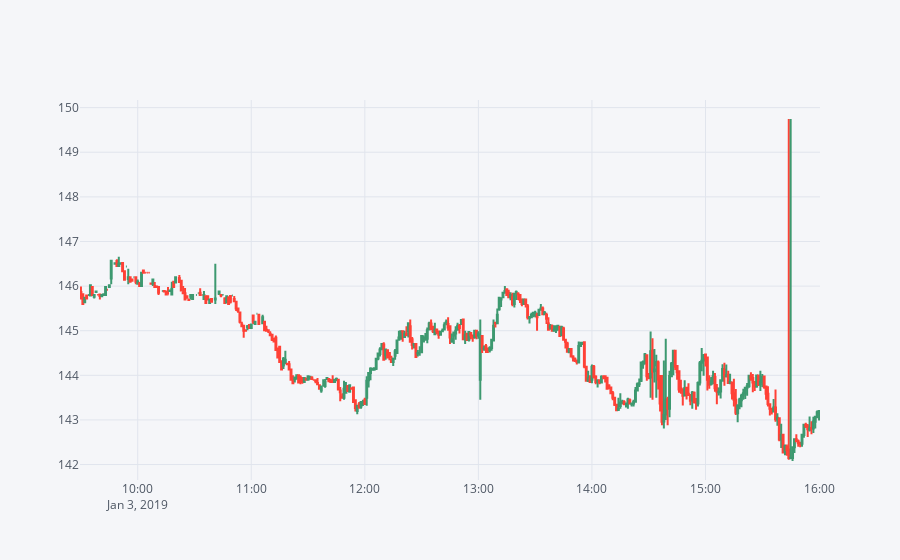

Here is the notebook cell this chart was saved with:
### Code cell
apple.iplot(kind='candle')

### Figure 1 — Plotly figure (JSON) as saved in the notebook; plotly's stock layout.template omitted (floating-point values rounded to 4 significant figures; data arrays with more than 128 entries replaced by an {"elided": "..."} marker saying what was removed)
{"data": [{"close": {"elided": "384 float values"}, "high": {"elided": "384 float values"}, "low": {"elided": "384 float values"}, "open": {"elided": "384 float values"}, "showlegend": false, "type": "candlestick", "x": {"elided": "384 str values"}, "yaxis": "y2"}], "layout": {"legend": {"bgcolor": "#F5F6F9", "font": {"color": "#4D5663"}}, "paper_bgcolor": "#F5F6F9", "plot_bgcolor": "#F5F6F9", "title": {"font": {"color": "#4D5663"}}, "xaxis": {"gridcolor": "#E1E5ED", "rangeslider": {"visible": false}, "showgrid": true, "tickfont": {"color": "#4D5663"}, "title": {"font": {"color": "#4D5663"}, "text": ""}, "zerolinecolor": "#E1E5ED"}, "yaxis": {"gridcolor": "#E1E5ED", "showgrid": true, "showticklabels": false, "tickfont": {"color": "#4D5663"}, "title": {"font": {"color": "#4D5663"}, "text": ""}, "zerolinecolor": "#E1E5ED"}, "yaxis2": {"gridcolor": "#E1E5ED", "showgrid": true, "tickfont": {"color": "#4D5663"}, "title": {"font": {"color": "#4D5663"}, "text": ""}, "zerolinecolor": "#E1E5ED"}}}
